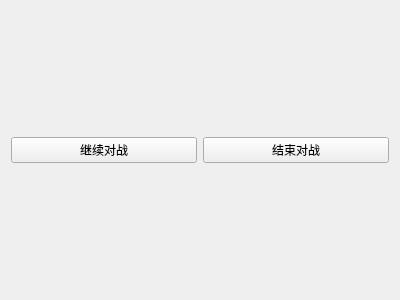
<?xml version="1.0" encoding="UTF-8"?>
<ui version="4.0">
 <class>Form</class>
 <widget class="QWidget" name="Form">
  <property name="geometry">
   <rect>
    <x>0</x>
    <y>0</y>
    <width>400</width>
    <height>300</height>
   </rect>
  </property>
  <property name="windowTitle">
   <string>Form</string>
  </property>
  <layout class="QHBoxLayout" name="horizontalLayout">
   <item>
    <widget class="QPushButton" name="continuebtn">
     <property name="text">
      <string>继续对战</string>
     </property>
    </widget>
   </item>
   <item>
    <widget class="QPushButton" name="endbtn">
     <property name="text">
      <string>结束对战</string>
     </property>
    </widget>
   </item>
  </layout>
 </widget>
 <resources/>
 <connections/>
</ui>
